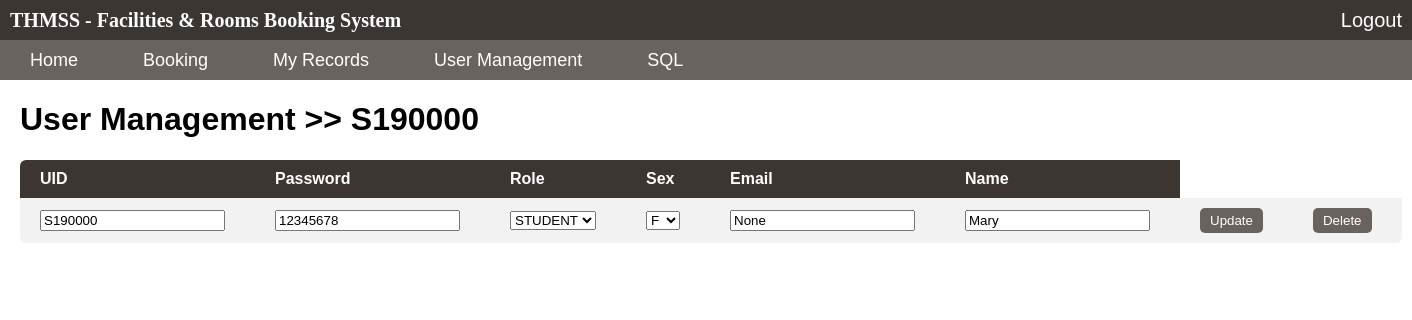
The page /users/S190000 (signed in) on the database its author committed.
### tables this page shows
CREATE TABLE "user" ("UID" VARCHAR(7) NOT NULL,
"PASSWORD" VARCHAR(255),
"ROLE" VARCHAR(255),
"SEX" CHAR(1),
"EMAIL" VARCHAR(255),
"UNAME" VARCHAR(255),
CONSTRAINT "pk_user" PRIMARY KEY("UID"),
CONSTRAINT "rolesuser" FOREIGN KEY("ROLE") REFERENCES "roles"("ROLE") ON UPDATE CASCADE ON DELETE NO ACTION);

CREATE TABLE "roles" ("ROLE" VARCHAR(255) NOT NULL,
"EDITUSER" BOOL NOT NULL DEFAULT FALSE,
"EDITROOM" BOOL NOT NULL DEFAULT FALSE,
"VIEWUSER" BOOL NOT NULL DEFAULT FALSE,
"VIEWROOM" BOOL NOT NULL DEFAULT FALSE,
"ADDRECORD" BOOL NOT NULL DEFAULT FALSE,
"EDITRECORD" BOOL NOT NULL DEFAULT FALSE,
CONSTRAINT "pk_roles" PRIMARY KEY("ROLE"));

### webpages/users.py (the view)
@app.route('/users/<uid>', methods=["GET", "POST"])
def users2(uid):
    if not sql.commands.sessionValidity(flask.session):
        return flask.redirect('/login')
    permission = sql.commands.rolePermissions(flask.session.get('UID'))
    if not permission["EDITUSER"]:
        return flask.redirect('/home')
    error = ""
    if flask.request.method == 'POST':
        if "delete" in flask.request.form:
            try:
                sql.sql("DELETE FROM user WHERE UID = ?",uid,commit=True)
                return flask.redirect('/users')
            except Exception as e:
                error = e
        else:
            form = dict(flask.request.form)
            if all((form[x] for x in form)):
                del form["submit"]
                try:
                    sql.sql(f"UPDATE user SET {','.join((x+'=?' for x in form))} WHERE UID = ?", *(form[x] for x in form),uid,commit=True)
                    error = "Succeed"
                    return flask.redirect(f'/users/{form["UID"]}')
                except Exception as e:
                    error = str(e)
            else:
                error = "Please fill in all required information."
    elif flask.request.method == 'GET':
        pass
    result = sql.sql("SELECT * FROM user WHERE UID = ?", uid)
    user = result.result[0]
    column = result.field_display
    role = [i[0] for i in sql.sql("SELECT ROLE FROM roles").result]
    return flask.render_template('users2.html', permission=permission, user=user, column=column, role = role, error = error, uid=uid)

### modules/sql.py (called while the page is built)
    def userPassword(uid,*params) -> str:
        return sql(f"SELECT PASSWORD FROM user WHERE UID = ?", uid,*params).result[0][0]

    def sessionValidity(session):
        if 'UID' not in session or 'password' not in session:
            return False
        try:
            pw = commands.userPassword(session["UID"])
        except TypeError:
            return False
        if pw==session["password"]:
            return True
        return False

    def rolePermissions(uid=None,role=None):
        if uid:
            result = sql("""SELECT * FROM roles
                            WHERE ROLE = (SELECT ROLE FROM user WHERE UID = ?)
                            """, uid)
        if role:
            result = sql("""SELECT * FROM roles
                            WHERE ROLE = ?
                            """, role)
        permissions = {}
        for i in range(len(result.field)):
            permissions[result.field[i]] = result.result[0][i]
        return permissions

### templates/users2.html (shortened to what this page needs)
<html>
    <head>
        <link rel="stylesheet" type="text/css" href="/static/css/home.css">
    </head>
    <body>
        {% include "/top_banner.html" %}
        <div id="content">
            <h1>
                <a href = "/users"> User Management </a> >> <a href="/users/{{ uid }}">{{ uid }}</a>
            </h1>
            <table>
                <tr>
                    {% for field in column %}
                    <th>
                        {{ field }}
                    </th>
                    {% endfor %}
                </tr>
                <tr>
                    <form action="/users/{{ uid }}" method="POST">
                        {% for i in range(column|length) %}
                            {% if column[i]=="Role" %}
                            <td>
                                <select name="ROLE">
                                    {% for r in role %}
                                        <option value="{{ r }}" {% if r == user[i] %}selected{% endif %}>{{ r }}</option>
                                    {% endfor %}
                                </select>
                            </td>
                            {% elif column[i]=="Sex" %}
                            <td>
                                <select name="SEX" value = "{{ user[i] }}" selected>
                                    <option value="F" {% if "F" == user[i] %}selected{% endif %}>F</option>
                                </select>
                            </td>
                            {% else %}
                            <td>
                                <input type="text" name="{{ column[i] }}" placeholder = "{{ column[i] }}" value = "{{ user[i] }}">
                            </td>
                            {% endif %}
                        {% endfor %}
                        <td>
                            <input type="submit" value="Update" name = "submit">
                        </td>
                        <td>
                            <input type="submit" value="Delete" name = "delete">
                        </td>
                    </form>
                </tr>
            </table>
        </div>
    </body>
</html>

### static/css/home.css (style rules this page uses)
body { margin: 0 0 0 0; padding: 0 0 0 0; font-family: Arial, Helvetica, sans-serif; }
a { color: white; font-weight: normal; text-decoration: none; }
#content { margin: 20px 20px 20px 20px; }
#content table { border-collapse: collapse; border-radius: 6px; overflow: hidden; }
#content th { background-color: #3C3633; color: white; text-align: left; padding: 10px 30px 10px 20px; }
#content tr:nth-child(even) { background-color: rgb(128,128,128,0.1); }
#content td { text-align: left; padding: 10px 30px 10px 20px; }
#content a { color: black; font-weight: bold; }
input[type="submit"] { background-color: #696360; color: #ffffff; border-radius: 5px; padding: 5px 10px 5px 10px; border: 0px; }

### rows shown on the page
user: UID "S190000" "12345678" "None" "Mary", ROLE "STUDENT", SEX "F"

### other values the page prints
{{ uid }} "S190000"
{{ field }} "UID" "Password" "Role" "Sex" "Email" "Name"
